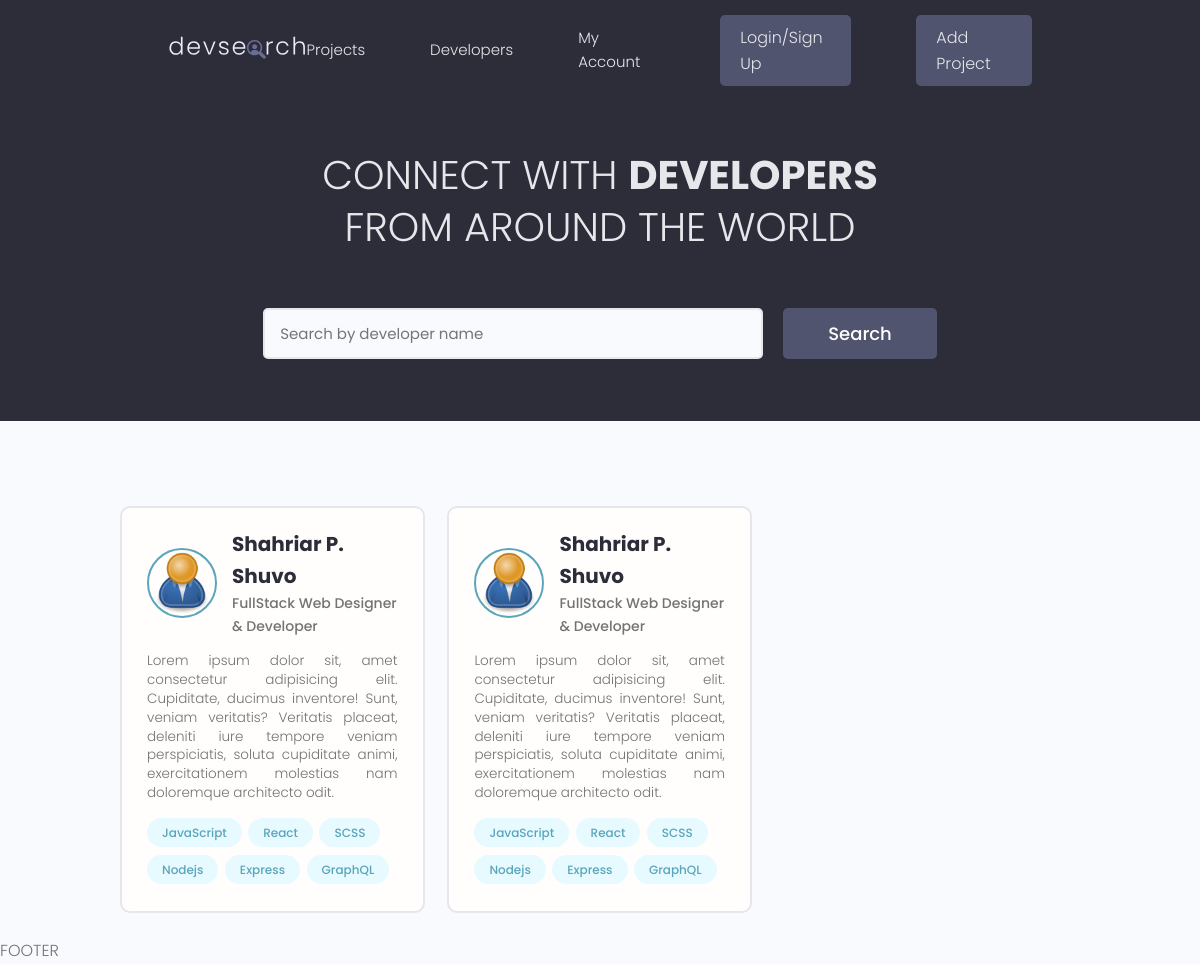
The page / on the database its author committed.
### users/models.py (models this page shows, shortened)
class Profile(models.Model):
    user = models.OneToOneField(User, on_delete=models.CASCADE, null=True, blank=True) #on_delete maintains one-to-one relationship
    name = models.CharField(max_length=200, blank=True, null=True)
    email = models.EmailField(max_length=500, blank=True, null=True)
    username = models.CharField(max_length=200, blank=True, null=True)
    short_intro = models.CharField(max_length=200, blank=True, null=True)
    bio = models.TextField(blank=True, null=True) #need pillow for this, which we already set up
    profile_image = models.ImageField(null=True, blank=True, upload_to='profiles/', default="profiles/user-default.png") #in profiles folder in images folder
    social_github = models.CharField(max_length=200, blank=True, null=True)
    social_twitter = models.CharField(max_length=200, blank=True, null=True)
    social_linkedin = models.CharField(max_length=200, blank=True, null=True)
    social_youtube = models.CharField(max_length=200, blank=True, null=True)
    social_website = models.CharField(max_length=200, blank=True, null=True)
    created = models.DateTimeField(auto_now_add=True)
    id = models.UUIDField(default=uuid.uuid4, unique=True, primary_key=True, editable=False)

### users/views.py (the view)
# urls.py: path('', views.profiles, name="profiles"),
def profiles(request):
    profiles = Profile.objects.all
    context = {'profiles': profiles}
    return render(request, 'users/profiles.html', context)

### users/templates/users/profiles.html (shortened to what this page needs)
{% extends 'main.html' %}
{% block content %}
<main class="home">
  <section class="hero-section text-center">
    <div class="container container--narrow">
      <div class="hero-section__box">
        <h2>CONNECT WITH <span>DEVELOPERS</span></h2>
        <h2>FROM AROUND THE WORLD</h2>
      </div>
      <div class="hero-section__search">
        <form class="form" action="#" method="get">
          <div class="form__field">
            <input class="input input--text" id="formInput#search" type="text" name="text"
              placeholder="Search by developer name" />
          </div>
          <input class="btn btn--sub btn--lg" type="submit" value="Search" />
        </form>
      </div>
    </div>
  </section>
  <section class="devlist">
    <div class="container">
      <div class="grid grid--three">
        {% for profile in profiles %}
        <div class="column card">
          <div class="dev">
            <a href="" class="card__body">
              <div class="dev__profile">
                <img class="avatar avatar--md" src="{{ profile.profile_image.url }}" alt="image" />
                <div class="dev__meta">
                  <h3>Shahriar P. Shuvo</h3>
                  <h5>FullStack Web Designer & Developer</h5>
                </div>
              </div>
              <p class="dev__info">
                Lorem ipsum dolor sit, amet consectetur adipisicing elit. Cupiditate, ducimus inventore! Sunt,
                veniam veritatis? Veritatis placeat, deleniti iure tempore veniam perspiciatis, soluta cupiditate
                animi, exercitationem molestias nam doloremque architecto odit.
              </p>
              <div class="dev__skills">
                <span class="tag tag--pill tag--main">
                  <small>JavaScript</small>
                </span>
                <span class="tag tag--pill tag--main">
                  <small>React</small>
                </span>
                <span class="tag tag--pill tag--main">
                  <small>SCSS</small>
                </span>
                <span class="tag tag--pill tag--main">
                  <small>Nodejs</small>
                </span>
                <span class="tag tag--pill tag--main">
                  <small>Express</small>
                </span>
                <span class="tag tag--pill tag--main">
                  <small>GraphQL</small>
                </span>
              </div>
            </a>
          </div>
        </div>
        {% endfor %}
      </div>
    </div>
  </section>
</main>
{% endblock content %}

### static/styles/app.css (style rules this page uses)
:root { --color-sub: #2d2d39; }
.btn--sub { background-color: var(--color-sub-light); }
.card { border: 2px solid var(--color-light); }
img { width: 100%; }
.hero-section { height: 40vh; display: flex; align-items: center; background-color: var(--color-sub); }
.hero-section__box { margin-bottom: 4rem; }
.hero-section__box > h2, .hero-section__box > h2 > span { font-size: 4rem; color: var(--color-light); line-height: 1.3; text-transform: uppercase; }
.hero-section__box > h2 { font-weight: 300; }
.hero-section__box > h2 > span { font-weight: 700; }
.hero-section__search > .form { display: flex; align-items: center; justify-content: center; gap: 2rem; }
.hero-section__search > .form input.input--text { width: 50rem; }
.devlist { margin-top: 8rem; }
.devlist .grid { align-items: stretch; }
.devlist .dev .dev__profile { display: flex; align-items: center; gap: 1.5rem; }
.devlist .dev .dev__meta h3 { color: var(--color-sub); font-size: 2rem; font-weight: 700; }
.devlist .dev .dev__meta h5 { color: var(--color-text); font-size: 1.4rem; font-weight: 500; }
.devlist .dev .dev__info { margin: 1.5rem 0; font-size: 1.35rem; line-height: 1.4; text-align: justify; }

### static/uikit/styles/modules/_variables.css (style rules this page uses)
:root { --color-main: #5aa5b9; --color-main-light: #e6faff; --color-sub: #3f4156; --color-sub-light: #51546e; --color-sub-lighter: #ededfd; --color-text: #737373; --color-gray: #8b8b8b; --color-light: #e5e7eb; --color-light-gray: #767676; --color-bg: #f8fafd; --color-white: #fffefd; --color-white-light: #f3f3f3; --color-success: #359e64; --color-success-bg: #def8e8; --color-error: #fc4b0b; --color-error-bg: #fff2ee; --font-base: 'Poppins', arial, helvetica, 'Segoe UI', roboto, ubuntu, sans-serif; --font-monospace: 'Fira Code', 'Courier New', courier, monospace; --font-regular: 300; --font-medium: 500; --font-bold: 700; --generic-shadow: 1px 1px 5px #00000010; --generic-transition: all 0.3s ease-in-out; }

### static/uikit/styles/modules/_base.css (style rules this page uses)
* { margin: 0; padding: 0; box-sizing: border-box; text-rendering: optimizeLegibility; color: inherit; font-size: inherit; }
html { font-size: 50%; }
@media only screen and (min-width: 480px) { html { font-size: 56.25%; } }
@media only screen and (min-width: 1200px) { html { font-size: 62.5%; } }
body { line-height: 1.6; font-weight: 400; font-size: 1.5rem; color: var(--color-text); background-color: var(--color-bg); min-height: 100vh; }

### static/uikit/styles/modules/_typography.css (style rules this page uses)
* { font-family: var(--font-base); }
h2 { font-size: 3.6rem; font-weight: var(--font-bold); }
h3 { font-size: 3.2rem; font-weight: var(--font-medium); }
h5 { font-size: 2.4rem; font-weight: var(--font-medium); }
h5, h6 { font-weight: var(--font-regular); }
p, span, strong { font-size: 1.6rem; color: var(--color-text); font-weight: var(--font-regular); }
a { padding-bottom: 2px; text-decoration: none; display: inline-block; color: var(--color-main); font-weight: var(--font-medium); }

### static/uikit/styles/modules/_utilities.css (style rules this page uses)
.container { width: 92%; max-width: 165rem; margin: 0 auto; box-sizing: border-box; }
.container--narrow { width: 92%; max-width: 120rem; }
@media screen and (min-width: 1000px) { .container { width: 90%; } }
@media screen and (min-width: 1000px) { .container--narrow { width: 85%; } }
@media screen and (min-width: 1200px) { .container { width: 80%; } }
@media screen and (min-width: 1200px) { .container--narrow { width: 72%; } }
.text-center { text-align: center; }

### static/uikit/styles/modules/_avatar.css (style rules this page uses)
.avatar { border-radius: 50%; border: 2px solid var(--color-main); object-fit: cover; }
.avatar--md { height: 7rem; width: 7rem; }

### static/uikit/styles/modules/_button.css (style rules this page uses)
.btn { display: inline-block; position: relative; cursor: pointer; background-color: var(--color-light); font-weight: var(--font-medium); color: var(--color-sub); text-decoration: none; padding: 1rem 2rem; border-radius: 0.5rem; border: none; width: -webkit-fit-content; width: -moz-fit-content; width: fit-content; height: -webkit-fit-content; height: -moz-fit-content; height: fit-content; font-size: 1.6rem; outline-width: 0; outline-color: transparent; -webkit-backface-visibility: hidden; backface-visibility: hidden; transition: all 0.3s ease-in-out; }
.btn--sub { background-color: var(--color-sub); color: var(--color-white); }
.btn--lg { font-size: 1.8rem; padding: 1.2rem 4.5rem; }

### static/uikit/styles/modules/_card.css (style rules this page uses)
.card { border-radius: 1rem; background-color: var(--color-white); border: 1.5px solid var(--color-light); width: auto; height: auto; margin-top: 0.5rem; margin-bottom: 0.5rem; overflow: hidden; }
.card__body, .card__header { padding: 2rem 2.5rem; }

### rows shown on the page
Profile: profile_image (placeholder picture)
Profile: profile_image (placeholder picture)
